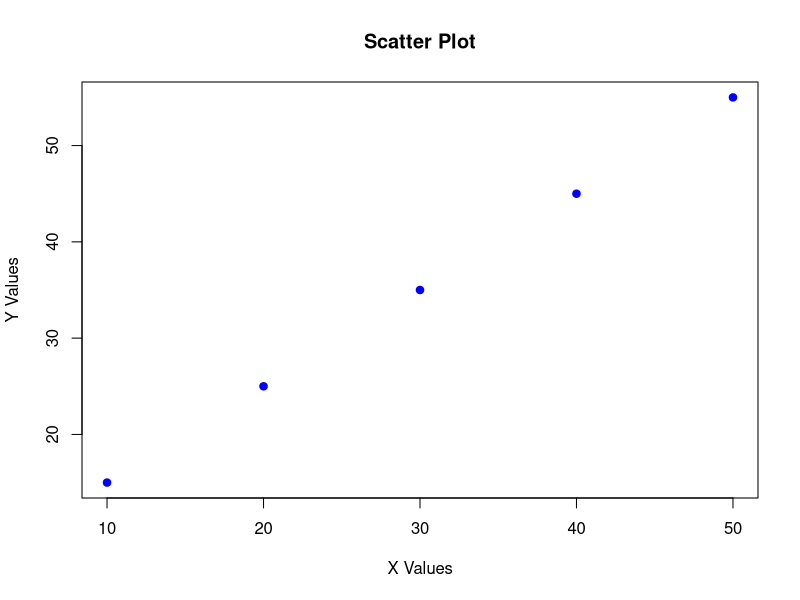

Source code (R):
x <- c(10, 20, 30, 40, 50)
y <- c(15, 25, 35, 45, 55)

plot(x, y,
     main = "Scatter Plot",
     xlab = "X Values",
     ylab = "Y Values",
     col = "blue",
     pch = 19)
